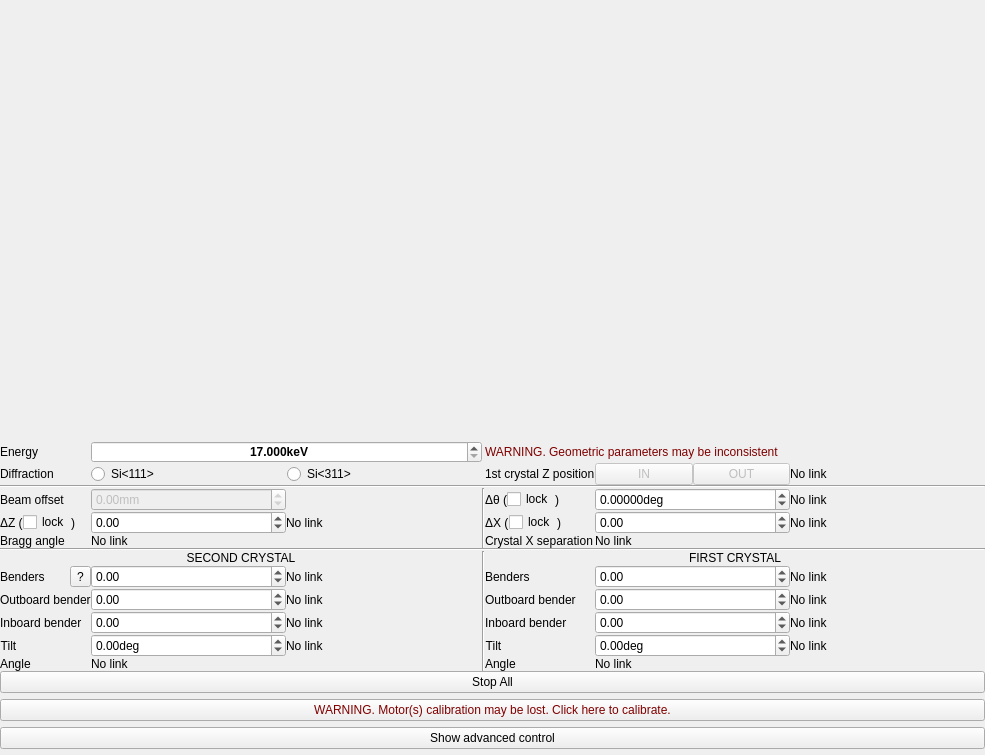
<?xml version="1.0" encoding="UTF-8"?>
<ui version="4.0">
 <class>MonoGui</class>
 <widget class="QWidget" name="MonoGui">
  <property name="geometry">
   <rect>
    <x>0</x>
    <y>0</y>
    <width>985</width>
    <height>755</height>
   </rect>
  </property>
  <property name="sizePolicy">
   <sizepolicy hsizetype="Preferred" vsizetype="Preferred">
    <horstretch>0</horstretch>
    <verstretch>0</verstretch>
   </sizepolicy>
  </property>
  <property name="windowTitle">
   <string>Form</string>
  </property>
  <layout class="QVBoxLayout" name="verticalLayout">
   <property name="margin">
    <number>0</number>
   </property>
   <item>
    <widget class="QWidget" name="mainWidget" native="true">
     <layout class="QGridLayout" name="mainLayout">
      <property name="margin">
       <number>0</number>
      </property>
      <property name="spacing">
       <number>0</number>
      </property>
      <item row="10" column="4">
       <widget class="QLabel" name="label_bend_1">
        <property name="sizePolicy">
         <sizepolicy hsizetype="Fixed" vsizetype="Preferred">
          <horstretch>0</horstretch>
          <verstretch>0</verstretch>
         </sizepolicy>
        </property>
        <property name="text">
         <string>Outboard bender</string>
        </property>
       </widget>
      </item>
      <item row="12" column="2">
       <widget class="QVariantLabel" name="readTilt2">
        <property name="text">
         <string>No link</string>
        </property>
       </widget>
      </item>
      <item row="1" column="1" colspan="2">
       <widget class="QDoubleSpinBox" name="energy">
        <property name="sizePolicy">
         <sizepolicy hsizetype="Minimum" vsizetype="Minimum">
          <horstretch>0</horstretch>
          <verstretch>0</verstretch>
         </sizepolicy>
        </property>
        <property name="toolTip">
         <string>Photon energy</string>
        </property>
        <property name="styleSheet">
         <string notr="true">font: bold;</string>
        </property>
        <property name="alignment">
         <set>Qt::AlignCenter</set>
        </property>
        <property name="suffix">
         <string>keV</string>
        </property>
        <property name="decimals">
         <number>3</number>
        </property>
        <property name="minimum">
         <double>17.000000000000000</double>
        </property>
        <property name="maximum">
         <double>195.000000000000000</double>
        </property>
       </widget>
      </item>
      <item row="8" column="0" colspan="3">
       <widget class="QLabel" name="label2">
        <property name="text">
         <string>SECOND CRYSTAL</string>
        </property>
        <property name="alignment">
         <set>Qt::AlignCenter</set>
        </property>
       </widget>
      </item>
      <item row="2" column="4">
       <widget class="QLabel" name="label_14">
        <property name="text">
         <string>1st crystal Z position</string>
        </property>
       </widget>
      </item>
      <item row="11" column="6">
       <widget class="QVariantLabel" name="readB1ib">
        <property name="text">
         <string>No link</string>
        </property>
       </widget>
      </item>
      <item row="5" column="1">
       <widget class="Tuner" name="tuneZ">
        <property name="toolTip">
         <string>&lt;html&gt;&lt;head/&gt;&lt;body&gt;&lt;p&gt;Difference of the actual Z position of the 2nd crystal from the nominal beam offset.&lt;/p&gt;&lt;p&gt;Setting this parameter does NOT affect X.&lt;/p&gt;&lt;/body&gt;&lt;/html&gt;</string>
        </property>
        <property name="minimum">
         <double>-2147483647.000000000000000</double>
        </property>
        <property name="maximum">
         <double>2147483647.000000000000000</double>
        </property>
       </widget>
      </item>
      <item row="14" column="0" colspan="7">
       <widget class="QPushButton" name="stop">
        <property name="toolTip">
         <string>Stop any motion.</string>
        </property>
        <property name="text">
         <string>Stop All</string>
        </property>
       </widget>
      </item>
      <item row="5" column="4">
       <layout class="QHBoxLayout" name="horizontalLayout_4">
        <item>
         <widget class="QLabel" name="label_4">
          <property name="sizePolicy">
           <sizepolicy hsizetype="Fixed" vsizetype="Preferred">
            <horstretch>0</horstretch>
            <verstretch>0</verstretch>
           </sizepolicy>
          </property>
          <property name="text">
           <string>ΔX (</string>
          </property>
         </widget>
        </item>
        <item>
         <widget class="QCheckBox" name="lockX">
          <property name="sizePolicy">
           <sizepolicy hsizetype="Fixed" vsizetype="Fixed">
            <horstretch>0</horstretch>
            <verstretch>0</verstretch>
           </sizepolicy>
          </property>
          <property name="toolTip">
           <string>Keep value on energy change</string>
          </property>
          <property name="text">
           <string>lock</string>
          </property>
         </widget>
        </item>
        <item>
         <widget class="QLabel" name="label_11">
          <property name="text">
           <string>)</string>
          </property>
         </widget>
        </item>
       </layout>
      </item>
      <item row="10" column="5">
       <widget class="Tuner" name="bend1ob">
        <property name="minimum">
         <double>-2147483647.000000000000000</double>
        </property>
        <property name="maximum">
         <double>2147483647.000000000000000</double>
        </property>
       </widget>
      </item>
      <item row="11" column="2">
       <widget class="QVariantLabel" name="readB2ib">
        <property name="text">
         <string>No link</string>
        </property>
       </widget>
      </item>
      <item row="5" column="6">
       <widget class="QLabel" name="readDX">
        <property name="text">
         <string>No link</string>
        </property>
       </widget>
      </item>
      <item row="12" column="6">
       <widget class="QVariantLabel" name="readTilt1">
        <property name="text">
         <string>No link</string>
        </property>
       </widget>
      </item>
      <item row="11" column="4">
       <widget class="QLabel" name="label_bend_1_sec">
        <property name="text">
         <string>Inboard bender</string>
        </property>
       </widget>
      </item>
      <item row="5" column="0">
       <layout class="QHBoxLayout" name="horizontalLayout_7">
        <item>
         <widget class="QLabel" name="label_3">
          <property name="sizePolicy">
           <sizepolicy hsizetype="Fixed" vsizetype="Preferred">
            <horstretch>0</horstretch>
            <verstretch>0</verstretch>
           </sizepolicy>
          </property>
          <property name="text">
           <string>ΔZ (</string>
          </property>
         </widget>
        </item>
        <item>
         <widget class="QCheckBox" name="lockDZ">
          <property name="sizePolicy">
           <sizepolicy hsizetype="Fixed" vsizetype="Fixed">
            <horstretch>0</horstretch>
            <verstretch>0</verstretch>
           </sizepolicy>
          </property>
          <property name="toolTip">
           <string>Lock Z tweak on Z separation change</string>
          </property>
          <property name="text">
           <string>lock</string>
          </property>
         </widget>
        </item>
        <item>
         <widget class="QLabel" name="label_8">
          <property name="text">
           <string>)</string>
          </property>
         </widget>
        </item>
       </layout>
      </item>
      <item row="7" column="0" colspan="7">
       <widget class="Line" name="line_7">
        <property name="orientation">
         <enum>Qt::Horizontal</enum>
        </property>
       </widget>
      </item>
      <item row="1" column="0">
       <widget class="QLabel" name="label">
        <property name="text">
         <string>Energy</string>
        </property>
       </widget>
      </item>
      <item row="1" column="4" colspan="3">
       <widget class="QLabel" name="status">
        <property name="styleSheet">
         <string notr="true">color: rgb(128, 0, 0);</string>
        </property>
        <property name="text">
         <string>WARNING. Geometric parameters may be inconsistent</string>
        </property>
       </widget>
      </item>
      <item row="4" column="4">
       <layout class="QHBoxLayout" name="horizontalLayout_3">
        <item>
         <widget class="QLabel" name="label_2">
          <property name="sizePolicy">
           <sizepolicy hsizetype="Fixed" vsizetype="Preferred">
            <horstretch>0</horstretch>
            <verstretch>0</verstretch>
           </sizepolicy>
          </property>
          <property name="text">
           <string>Δθ (</string>
          </property>
         </widget>
        </item>
        <item>
         <widget class="QCheckBox" name="lockBragg">
          <property name="sizePolicy">
           <sizepolicy hsizetype="Fixed" vsizetype="Fixed">
            <horstretch>0</horstretch>
            <verstretch>0</verstretch>
           </sizepolicy>
          </property>
          <property name="toolTip">
           <string>Keep value on energy change</string>
          </property>
          <property name="text">
           <string>lock</string>
          </property>
         </widget>
        </item>
        <item>
         <widget class="QLabel" name="label_9">
          <property name="text">
           <string>)</string>
          </property>
         </widget>
        </item>
       </layout>
      </item>
      <item row="11" column="0">
       <widget class="QLabel" name="label_bend_2_sec">
        <property name="text">
         <string>Inboard bender</string>
        </property>
       </widget>
      </item>
      <item row="11" column="5">
       <widget class="Tuner" name="bend1ib">
        <property name="minimum">
         <double>-2147483647.000000000000000</double>
        </property>
        <property name="maximum">
         <double>2147483647.000000000000000</double>
        </property>
       </widget>
      </item>
      <item row="12" column="4">
       <widget class="QLabel" name="label_tilt_1">
        <property name="sizePolicy">
         <sizepolicy hsizetype="Fixed" vsizetype="Preferred">
          <horstretch>0</horstretch>
          <verstretch>0</verstretch>
         </sizepolicy>
        </property>
        <property name="text">
         <string>Tilt</string>
        </property>
        <property name="alignment">
         <set>Qt::AlignCenter</set>
        </property>
       </widget>
      </item>
      <item row="4" column="0">
       <widget class="QLabel" name="beamOffsetLabel">
        <property name="text">
         <string>Beam offset</string>
        </property>
       </widget>
      </item>
      <item row="3" column="0" colspan="7">
       <widget class="Line" name="line_2">
        <property name="orientation">
         <enum>Qt::Horizontal</enum>
        </property>
       </widget>
      </item>
      <item row="10" column="6">
       <widget class="QVariantLabel" name="readB1ob">
        <property name="text">
         <string>No link</string>
        </property>
       </widget>
      </item>
      <item row="2" column="0">
       <widget class="QLabel" name="label_diffraction">
        <property name="text">
         <string>Diffraction</string>
        </property>
        <property name="alignment">
         <set>Qt::AlignLeading|Qt::AlignLeft|Qt::AlignVCenter</set>
        </property>
       </widget>
      </item>
      <item row="12" column="5">
       <widget class="Tuner" name="tilt1">
        <property name="suffix">
         <string>deg</string>
        </property>
        <property name="minimum">
         <double>-2147483647.000000000000000</double>
        </property>
        <property name="maximum">
         <double>2147483647.000000000000000</double>
        </property>
       </widget>
      </item>
      <item row="4" column="6">
       <widget class="QLabel" name="readDBragg">
        <property name="text">
         <string>No link</string>
        </property>
       </widget>
      </item>
      <item row="11" column="1">
       <widget class="Tuner" name="bend2ib">
        <property name="minimum">
         <double>-2147483647.000000000000000</double>
        </property>
        <property name="maximum">
         <double>2147483647.000000000000000</double>
        </property>
       </widget>
      </item>
      <item row="4" column="5">
       <widget class="Tuner" name="tuneBragg">
        <property name="suffix">
         <string>deg</string>
        </property>
        <property name="decimals">
         <number>5</number>
        </property>
        <property name="minimum">
         <double>-2147483647.000000000000000</double>
        </property>
        <property name="maximum">
         <double>2147483647.000000000000000</double>
        </property>
       </widget>
      </item>
      <item row="5" column="5">
       <widget class="Tuner" name="tuneX">
        <property name="minimum">
         <double>-2147483647.000000000000000</double>
        </property>
        <property name="maximum">
         <double>2147483647.000000000000000</double>
        </property>
       </widget>
      </item>
      <item row="8" column="4" colspan="3">
       <widget class="QLabel" name="label1">
        <property name="text">
         <string>FIRST CRYSTAL</string>
        </property>
        <property name="alignment">
         <set>Qt::AlignCenter</set>
        </property>
       </widget>
      </item>
      <item row="5" column="2">
       <widget class="QLabel" name="readDZ">
        <property name="text">
         <string>No link</string>
        </property>
       </widget>
      </item>
      <item row="12" column="1">
       <widget class="Tuner" name="tilt2">
        <property name="suffix">
         <string>deg</string>
        </property>
        <property name="minimum">
         <double>-2147483647.000000000000000</double>
        </property>
        <property name="maximum">
         <double>2147483647.000000000000000</double>
        </property>
       </widget>
      </item>
      <item row="12" column="0">
       <widget class="QLabel" name="label_tilt_2">
        <property name="sizePolicy">
         <sizepolicy hsizetype="Fixed" vsizetype="Preferred">
          <horstretch>0</horstretch>
          <verstretch>0</verstretch>
         </sizepolicy>
        </property>
        <property name="text">
         <string>Tilt</string>
        </property>
        <property name="alignment">
         <set>Qt::AlignCenter</set>
        </property>
       </widget>
      </item>
      <item row="2" column="6">
       <widget class="QWidget" name="modeSetEnable" native="true">
        <layout class="QHBoxLayout" name="horizontalLayout_5">
         <property name="spacing">
          <number>0</number>
         </property>
         <property name="margin">
          <number>0</number>
         </property>
         <item>
          <widget class="QLabel" name="currentInOut">
           <property name="text">
            <string>No link</string>
           </property>
          </widget>
         </item>
        </layout>
       </widget>
      </item>
      <item row="0" column="0" colspan="7">
       <widget class="QWidget" name="scheme" native="true">
        <property name="sizePolicy">
         <sizepolicy hsizetype="Preferred" vsizetype="Expanding">
          <horstretch>0</horstretch>
          <verstretch>1</verstretch>
         </sizepolicy>
        </property>
        <property name="minimumSize">
         <size>
          <width>0</width>
          <height>100</height>
         </size>
        </property>
        <property name="styleSheet">
         <string notr="true">image: url(:/mono-scheme.png);</string>
        </property>
       </widget>
      </item>
      <item row="2" column="1" colspan="2">
       <widget class="QWidget" name="diffractions" native="true">
        <layout class="QHBoxLayout" name="horizontalLayout_6">
         <property name="spacing">
          <number>0</number>
         </property>
         <property name="margin">
          <number>0</number>
         </property>
         <item>
          <widget class="QRadioButton" name="si111">
           <property name="toolTip">
            <string>For 17-100 kEv</string>
           </property>
           <property name="text">
            <string>Si&lt;111&gt;</string>
           </property>
          </widget>
         </item>
         <item>
          <widget class="QRadioButton" name="si311">
           <property name="toolTip">
            <string>For 31-195 kEv</string>
           </property>
           <property name="text">
            <string>Si&lt;311&gt;</string>
           </property>
          </widget>
         </item>
        </layout>
       </widget>
      </item>
      <item row="4" column="1">
       <widget class="QWidget" name="zSeparationEnable" native="true">
        <layout class="QHBoxLayout" name="horizontalLayout_2">
         <property name="spacing">
          <number>0</number>
         </property>
         <property name="margin">
          <number>0</number>
         </property>
         <item>
          <widget class="QMDoubleSpinBox" name="zSeparation">
           <property name="enabled">
            <bool>false</bool>
           </property>
           <property name="toolTip">
            <string>&lt;html&gt;&lt;head/&gt;&lt;body&gt;&lt;p&gt;Nominal beam offset.&lt;/p&gt;&lt;p&gt;Setting this parameter automatically adjusts X.&lt;/p&gt;&lt;/body&gt;&lt;/html&gt;</string>
           </property>
           <property name="suffix">
            <string>mm</string>
           </property>
           <property name="minimum">
            <double>-2147483647.000000000000000</double>
           </property>
           <property name="maximum">
            <double>2147483647.000000000000000</double>
           </property>
          </widget>
         </item>
        </layout>
       </widget>
      </item>
      <item row="4" column="3" rowspan="3">
       <widget class="Line" name="line">
        <property name="orientation">
         <enum>Qt::Vertical</enum>
        </property>
       </widget>
      </item>
      <item row="8" column="3" rowspan="6">
       <widget class="Line" name="line_3">
        <property name="orientation">
         <enum>Qt::Vertical</enum>
        </property>
       </widget>
      </item>
      <item row="6" column="5" colspan="2">
       <widget class="QLabel" name="readX">
        <property name="text">
         <string>No link</string>
        </property>
       </widget>
      </item>
      <item row="13" column="1" colspan="2">
       <widget class="QLabel" name="readBragg2">
        <property name="text">
         <string>No link</string>
        </property>
       </widget>
      </item>
      <item row="13" column="5" colspan="2">
       <widget class="QLabel" name="readBragg1">
        <property name="text">
         <string>No link</string>
        </property>
       </widget>
      </item>
      <item row="10" column="1">
       <widget class="Tuner" name="bend2ob">
        <property name="minimum">
         <double>-2147483647.000000000000000</double>
        </property>
        <property name="maximum">
         <double>2147483647.000000000000000</double>
        </property>
       </widget>
      </item>
      <item row="13" column="0">
       <widget class="QLabel" name="label_16">
        <property name="text">
         <string>Angle</string>
        </property>
       </widget>
      </item>
      <item row="13" column="4">
       <widget class="QLabel" name="label_19">
        <property name="text">
         <string>Angle</string>
        </property>
       </widget>
      </item>
      <item row="6" column="4">
       <widget class="QLabel" name="label_20">
        <property name="text">
         <string>Crystal X separation</string>
        </property>
       </widget>
      </item>
      <item row="2" column="5">
       <widget class="QWidget" name="modeSet" native="true">
        <property name="enabled">
         <bool>false</bool>
        </property>
        <layout class="QHBoxLayout" name="horizontalLayout">
         <property name="spacing">
          <number>0</number>
         </property>
         <property name="margin">
          <number>0</number>
         </property>
         <item>
          <widget class="QPushButton" name="moveIn">
           <property name="text">
            <string> IN </string>
           </property>
          </widget>
         </item>
         <item>
          <widget class="QPushButton" name="moveOut">
           <property name="text">
            <string>OUT</string>
           </property>
          </widget>
         </item>
        </layout>
       </widget>
      </item>
      <item row="6" column="0">
       <widget class="QLabel" name="label_15">
        <property name="text">
         <string>Bragg angle</string>
        </property>
       </widget>
      </item>
      <item row="6" column="1">
       <widget class="QLabel" name="readRealBragg">
        <property name="text">
         <string>No link</string>
        </property>
       </widget>
      </item>
      <item row="9" column="1">
       <widget class="Tuner" name="bends2">
        <property name="minimum">
         <double>-2147483647.000000000000000</double>
        </property>
        <property name="maximum">
         <double>2147483647.000000000000000</double>
        </property>
       </widget>
      </item>
      <item row="9" column="5">
       <widget class="Tuner" name="bends1">
        <property name="minimum">
         <double>-2147483647.000000000000000</double>
        </property>
        <property name="maximum">
         <double>2147483647.000000000000000</double>
        </property>
       </widget>
      </item>
      <item row="9" column="4">
       <widget class="QLabel" name="label_benders1">
        <property name="text">
         <string>Benders</string>
        </property>
       </widget>
      </item>
      <item row="10" column="2">
       <widget class="QVariantLabel" name="readB2ob">
        <property name="text">
         <string>No link</string>
        </property>
       </widget>
      </item>
      <item row="9" column="2">
       <widget class="QVariantLabel" name="readB2">
        <property name="text">
         <string>No link</string>
        </property>
       </widget>
      </item>
      <item row="9" column="6">
       <widget class="QVariantLabel" name="readB1">
        <property name="text">
         <string>No link</string>
        </property>
       </widget>
      </item>
      <item row="9" column="0">
       <widget class="QWidget" name="bendlay" native="true">
        <layout class="QHBoxLayout" name="horizontalLayout_8">
         <property name="spacing">
          <number>0</number>
         </property>
         <property name="margin">
          <number>0</number>
         </property>
         <item>
          <widget class="QLabel" name="label_benders2">
           <property name="text">
            <string>Benders</string>
           </property>
          </widget>
         </item>
         <item>
          <widget class="QToolButton" name="wtf">
           <property name="toolTip">
            <string>what are the bending parameters?</string>
           </property>
           <property name="text">
            <string>?</string>
           </property>
          </widget>
         </item>
        </layout>
       </widget>
      </item>
      <item row="10" column="0">
       <widget class="QLabel" name="label_bend_2">
        <property name="sizePolicy">
         <sizepolicy hsizetype="Fixed" vsizetype="Preferred">
          <horstretch>0</horstretch>
          <verstretch>0</verstretch>
         </sizepolicy>
        </property>
        <property name="text">
         <string>Outboard bender</string>
        </property>
       </widget>
      </item>
     </layout>
    </widget>
   </item>
   <item>
    <widget class="QPushButton" name="calibrate">
     <property name="styleSheet">
      <string notr="true">color: rgb(128, 0, 0);</string>
     </property>
     <property name="text">
      <string>WARNING. Motor(s) calibration may be lost. Click here to calibrate.</string>
     </property>
    </widget>
   </item>
   <item>
    <widget class="QPushButton" name="advanced_pb">
     <property name="text">
      <string>Show advanced control</string>
     </property>
    </widget>
   </item>
   <item>
    <widget class="QWidget" name="advancedWidget" native="true">
     <layout class="QGridLayout" name="advancedLayout">
      <property name="margin">
       <number>0</number>
      </property>
      <item row="0" column="0">
       <widget class="QMotorStack" name="motors_2" native="true"/>
      </item>
      <item row="0" column="2">
       <widget class="QMotorStack" name="motors_1" native="true"/>
      </item>
      <item row="0" column="1">
       <widget class="Line" name="vLine2">
        <property name="orientation">
         <enum>Qt::Vertical</enum>
        </property>
       </widget>
      </item>
     </layout>
    </widget>
   </item>
  </layout>
 </widget>
 <customwidgets>
  <customwidget>
   <class>Tuner</class>
   <extends>QDoubleSpinBox</extends>
   <header>tuner.h</header>
   <container>1</container>
  </customwidget>
  <customwidget>
   <class>QMotorStack</class>
   <extends>QWidget</extends>
   <header location="global">qmotorstack.h</header>
   <container>1</container>
  </customwidget>
  <customwidget>
   <class>QMDoubleSpinBox</class>
   <extends>QDoubleSpinBox</extends>
   <header location="global">qtpvwidgets.h</header>
   <slots>
    <signal>valueEdited(double)</signal>
    <signal>escaped()</signal>
   </slots>
  </customwidget>
  <customwidget>
   <class>QVariantLabel</class>
   <extends>QLabel</extends>
   <header location="global">qtpvwidgets.h</header>
  </customwidget>
 </customwidgets>
 <resources>
  <include location="monoGui.qrc"/>
 </resources>
 <connections/>
</ui>
